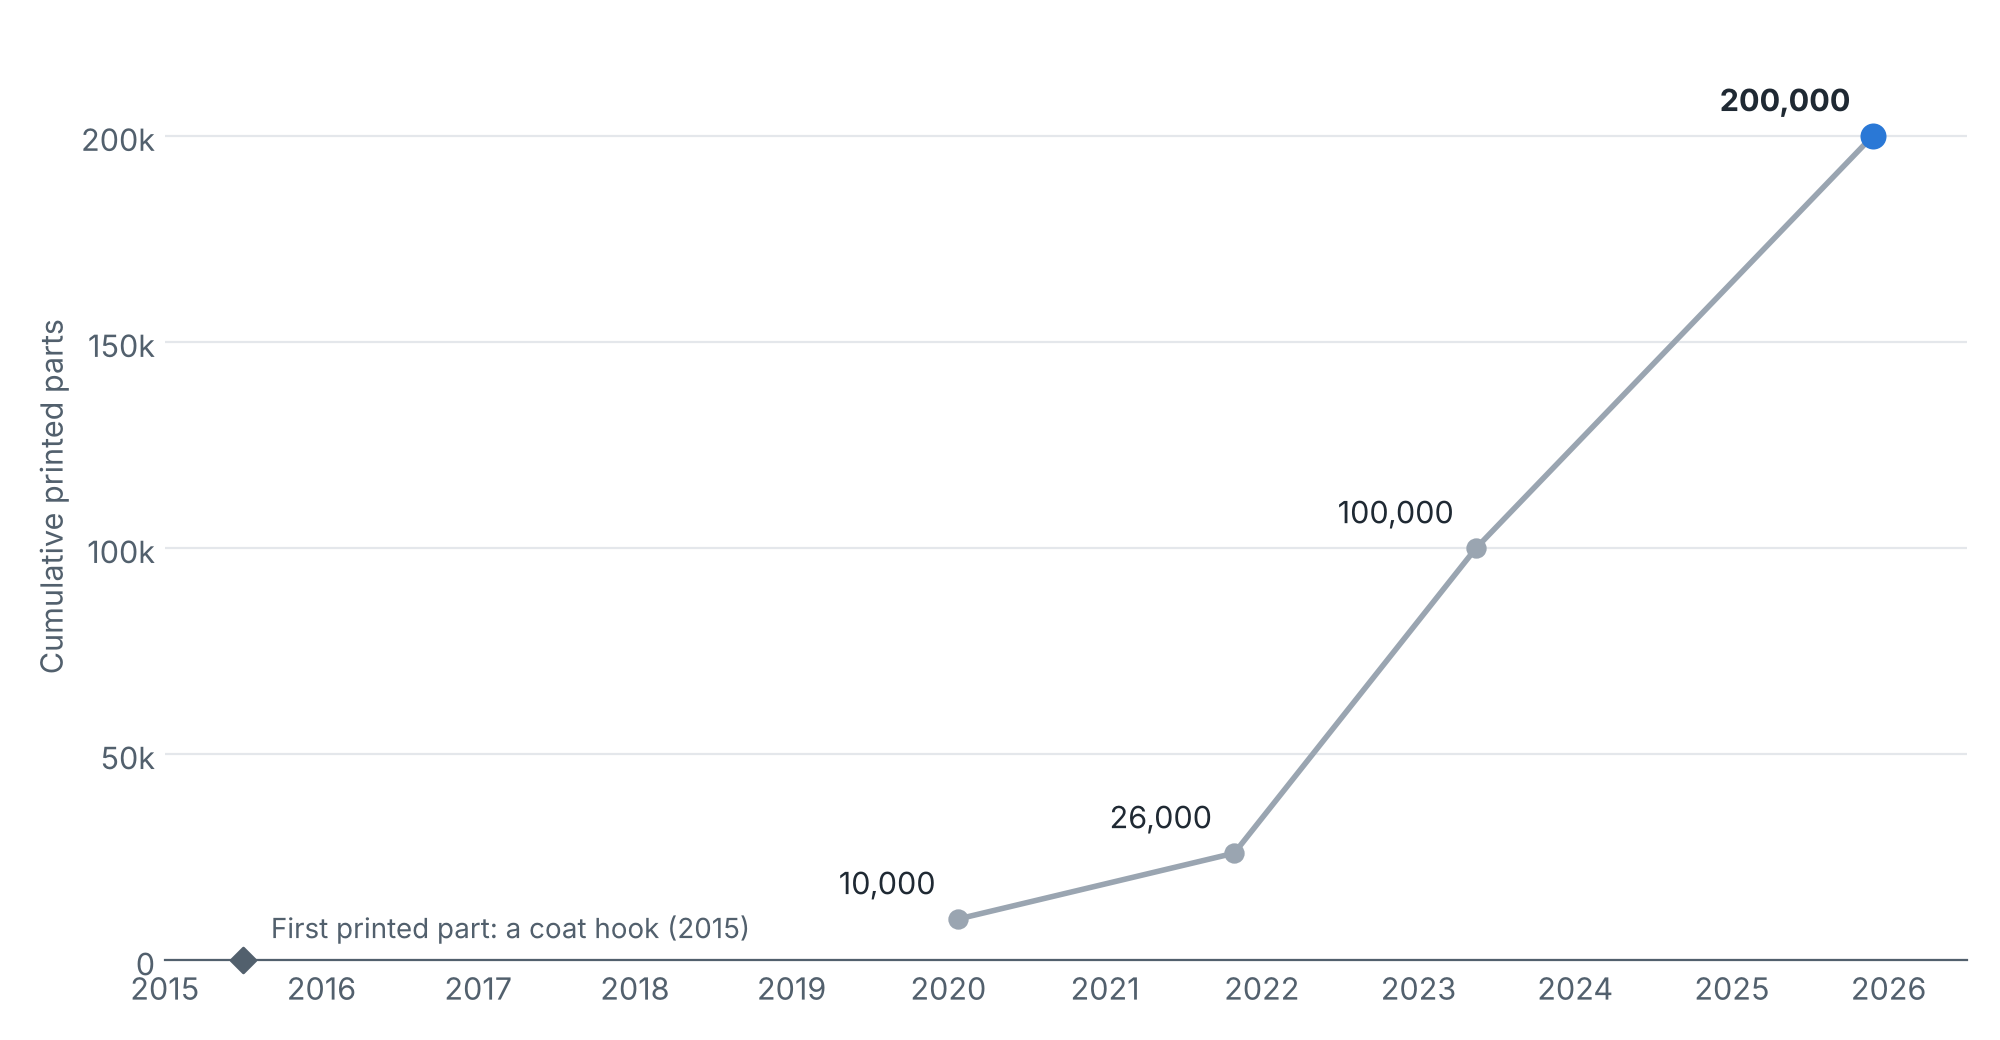

Source code (Python):
"""Deutsche Bahn: cumulative 3D-printed parts, 2015-2025.

Data: 04_industries/rail/tables/04_rl_db_milestones.csv (DB press releases and reports quoting them).
Output: 04_rl_db_printed_parts.png next to this file. Style: Inter, grey data, one blue accent, no title.
Run: python 04_industries/rail/figures/04_rl_db_printed_parts.py
"""
import csv
from datetime import date
from pathlib import Path

import matplotlib
matplotlib.use("Agg")
import matplotlib.pyplot as plt

HERE = Path(__file__).resolve().parent
TABLE = HERE.parent / "tables" / "04_rl_db_milestones.csv"

INK, QUIET, GRID, MUTED, ACCENT = "#1F2933", "#52606D", "#E4E7EB", "#9AA5B1", "#2A78D6"
plt.rcParams.update({"font.family": "Inter", "font.size": 11})


def year_frac(iso):
    d = date.fromisoformat(iso)
    return d.year + (d.timetuple().tm_yday - 1) / 365.25


rows = [r for r in csv.DictReader(TABLE.open(encoding="utf-8")) if r["parts"]]
xs = [year_frac(r["date"]) for r in rows]
ys = [int(r["parts"]) for r in rows]

fig, ax = plt.subplots(figsize=(10, 5.2), dpi=200)
ax.plot(xs, ys, color=MUTED, lw=2, zorder=2)
ax.scatter(xs[:-1], ys[:-1], s=40, color=MUTED, zorder=3)
ax.scatter(xs[-1:], ys[-1:], s=70, color=ACCENT, zorder=4)
for x, y, r in zip(xs, ys, rows):
    last = r is rows[-1]
    ax.annotate(f"{y:,}", (x, y), xytext=(-8, 9), textcoords="offset points", ha="right",
                color=INK, fontweight="bold" if last else "normal")

# start marker: first printed part (coat hook), 2015
ax.scatter([2015.5], [0], marker="D", s=40, color=QUIET, zorder=3, clip_on=False)
ax.annotate("First printed part: a coat hook (2015)", (2015.5, 0), xytext=(10, 8),
            textcoords="offset points", color=QUIET, fontsize=10)

ax.set_xlim(2015, 2026.5)
ax.set_ylim(0, 225000)
ax.set_xticks(range(2015, 2027))
ax.set_yticks([0, 50000, 100000, 150000, 200000])
ax.set_yticklabels(["0", "50k", "100k", "150k", "200k"])
ax.set_ylabel("Cumulative printed parts", color=QUIET)
ax.grid(axis="y", color=GRID)
for side in ("top", "right", "left"):
    ax.spines[side].set_visible(False)
ax.spines["bottom"].set_color(QUIET)
ax.tick_params(colors=QUIET, length=0)
fig.tight_layout()
fig.savefig(HERE / "04_rl_db_printed_parts.png")
